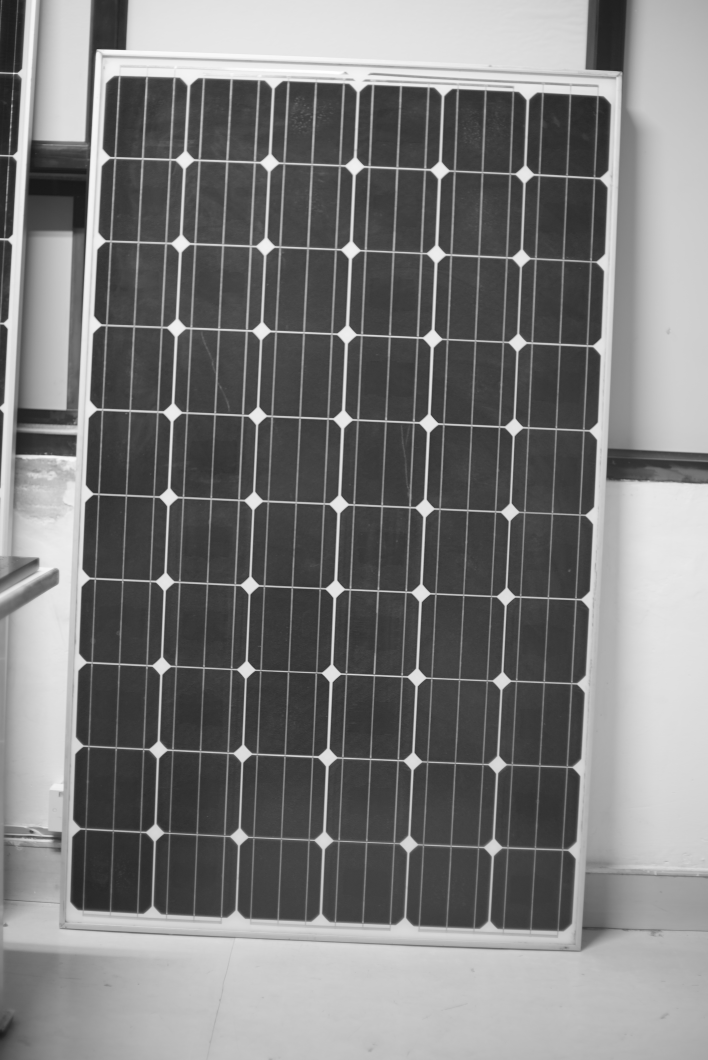
#> input picture Images/First.jpg, 2832 x 4240 px (shown at 1/4 size)
$ python basic.py
#> lines starting #> are read from the running program, lines starting #| are printed output that depends on the picture
import cv2 as cv
img = cv.imread('Images/First.jpg')
#> img is the input picture: shape (4240, 2832, 3); min 21, max 255, mean 123.5
#cv.imshow('Image', img)


def rescaleFrame(frame, scale=0.125):
#> called with scale = 0.125
    width = int(frame.shape[1]*scale)
#> width = 354
    height = int(frame.shape[0]*scale)
#> height = 530

    dimensions = (width, height)
#> dimensions = (354, 530)

    return cv.resize(frame, dimensions, interpolation=cv.INTER_AREA)
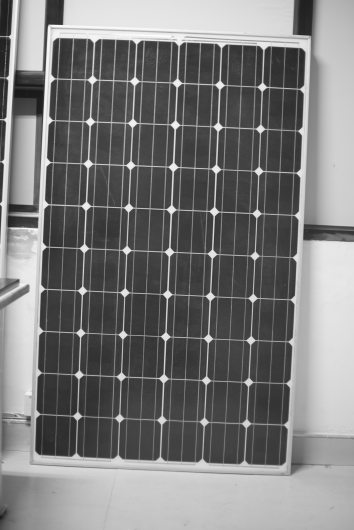
#> returned value: shape (530, 354, 3); min 24, max 255, mean 123.5


resized_img = rescaleFrame(img)
cv.imshow('Image', resized_img)


# 1. Converting to gray scale
gray = cv.cvtColor(img, cv.COLOR_RGB2GRAY)
# cv.imshow('Gray', gray)

# 2. Gaussian Blur
blur = cv.GaussianBlur(resized_img, (7, 7), cv.BORDER_DEFAULT)
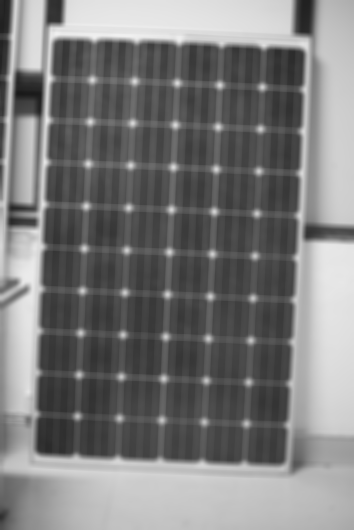
#> blur: shape (530, 354, 3); min 25, max 240, mean 123.5
# [16 lines of commented-out code are left out]
resized = cv.resize(img, (500, 500), interpolation=cv.INTER_CUBIC)
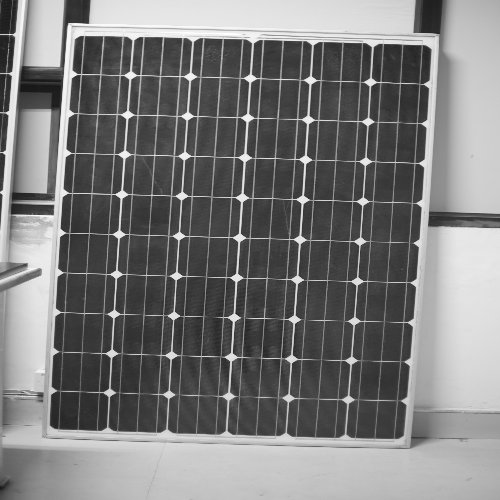
#> resized: shape (500, 500, 3); min 23, max 255, mean 123.5
cv.imshow('resized', resized)
canny = cv.Canny(resized, 50, 50)
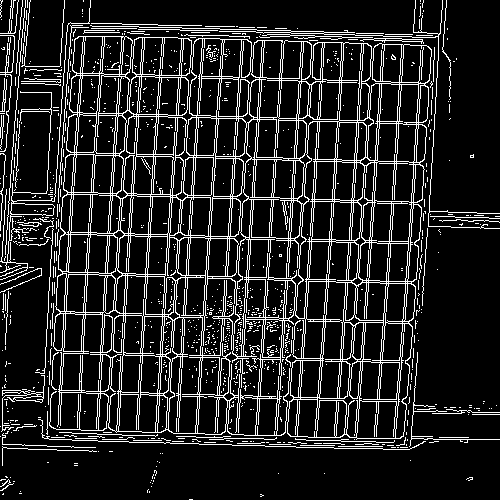
#> canny: shape (500, 500); 13.9% white in thin lines or dots
cv.imshow('Canny Edges', canny)

# 7. Cropping
croped = img[50:200, 200:400]
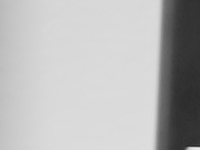
#> croped: shape (150, 200, 3); min 37, max 236, mean 183.3
cv.imshow('Cropped', croped)
cv.waitKey(0)
